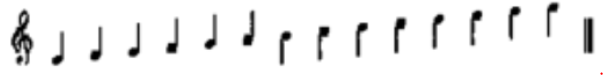
#> input picture segtest.PNG, 603 x 75 px; its folder holds only this picture in this run
$ python -i fix_orientation.py   (imports and definitions only)   (older library calls are emulated)
#> lines starting #> are read from the running program, lines starting #| are printed output that depends on the picture; after the words box and inside, x2 and y2 are one past the last pixel; in counts of white or black regions, pixels touching at a corner belong together
### Binarization.py
import cv2
import numpy as np
from debug_utils import *
from skimage.filters import (threshold_otsu, threshold_niblack,
                             threshold_sauvola)


def AdaptiveThresholding(img,method=0):

    w,h = img.shape[:2]
    blockSize = max(w,h)
    blockSize = int(blockSize *0.03)

    if blockSize % 2 == 0:
        blockSize += 1

    debug_print("blockSize " + str(blockSize))

    if(method == 0):
        outputImg = cv2.adaptiveThreshold(img,255,cv2.ADAPTIVE_THRESH_MEAN_C,cv2.THRESH_BINARY,blockSize,8)
    elif(method == 1):
        outputImg = cv2.adaptiveThreshold(img,255,cv2.ADAPTIVE_THRESH_GAUSSIAN_C,cv2.THRESH_BINARY,blockSize,8)
    elif(method == 2):
        outputImg = img > threshold_niblack(img, blockSize, k=0.8)
    elif(method == 3):
        outputImg = img > threshold_sauvola(img, blockSize)

    return outputImg

# [5 lines left out: function GlobalThresholding, not called in this run]

### debug_utils.py
import cv2
import matplotlib.pyplot as plt
import numpy as np
from skimage.exposure import histogram
from matplotlib.pyplot import bar
import io_utils

args = io_utils.get_command_line_args()
__DEBUG__ = args.debug


def debug_imshow(image, title=None):
    if __DEBUG__:
        if title is not None:
            cv2.imshow(f"DEBUG: {title}", image)
        else:
            cv2.imshow("DEBUG", image)
        cv2.waitKey()


def debug_print(*args, sep=' ', end='\n'):
    if __DEBUG__:
        print(*args, sep=sep, end=end, flush=True)


# Show the figures / plots inside the notebook
# [27 lines left out: functions debug_show_images, debug_show_histogram, not called in this run]

### io_utils.py
import argparse
import os
import cv2
import numpy as np


def get_command_line_args():
    args_parser = argparse.ArgumentParser()
    args_parser.add_argument('input_path', help="Input Directory Containing Images, Or Image Filename")
    args_parser.add_argument('output_path', help="Output Directory, Or Output Filename")
    args_parser.add_argument("-d", "--debug", help="Enable Debug Mode", default=False, action="store_true")
    return args_parser.parse_args()


# [60 lines left out: functions get_filenames, write_image, clear_text_file, write_file, convert_extension, write_line_file and 1 more, not called in this run]

### fix_orientation.py
import numpy as np
import cv2
import math
import Binarization
from debug_utils import *


# Fixing Orientation Step (Fixing Rotation and Perspective and Crop)
def fix_orientation(original_image: np.ndarray) -> np.ndarray:
    is_binary_image = __is_binary_image(original_image)

    img = Binarization.AdaptiveThresholding(original_image.copy(), method=3)
    if img.dtype == np.bool:
        img = img.astype(np.uint8) * 255

    debug_imshow(img)

    img = cv2.bitwise_not(img)
    img = remove_noise(img)
    top, bottom, left, right = __get_cropping_rectangle(img)
    img = img[top:bottom, left:right]
    original_image = original_image[top:bottom, left:right]

    debug_imshow(img)

    angle_hough = __get_rotation_angle_hough(img)

    if is_binary_image and abs(angle_hough) <= 2:
        return original_image

    angle = (abs(__get_rotation_angle(img)) + abs(angle_hough)) / 2
    angle = -angle if (angle_hough < 0) else angle

    debug_print(angle)

    average_color = __get_average_color(original_image)
    debug_print("average color: ", average_color)
    img_rotated = __rotate_image(img, angle)
    original_img_rotated = __rotate_image(original_image, angle, average_color)
    debug_imshow(original_img_rotated)

    top, bottom, left, right = __get_cropping_rectangle(img_rotated)
    img_rotated = img_rotated[top:bottom, left:right]
    original_img_rotated = original_img_rotated[top:bottom, left:right]
    (height, width) = img_rotated.shape
    debug_imshow(original_img_rotated)

    transformation_matrix = __get_perspective_transformation_matrix(img_rotated)
    img_perspective = cv2.warpPerspective(original_img_rotated, transformation_matrix, (width, height),
                                          flags=cv2.WARP_FILL_OUTLIERS, borderMode=cv2.BORDER_CONSTANT,
                                          borderValue=average_color)

    debug_imshow(img_perspective)

    return img_perspective


def remove_noise(binary_image: np.ndarray) -> np.ndarray:
    filter_size = int(np.mean(binary_image.shape) // 10)
    filter_size = filter_size + 1 if (filter_size % 2 == 0) else filter_size

    img = cv2.dilate(binary_image, (filter_size, filter_size), iterations=15)
    debug_imshow(img)
    n, img = cv2.connectedComponents(img, connectivity=8, ltype=cv2.CV_16U)

    unique, count = np.unique(img, return_counts=True)
    # Find index of max element except the background (backgrounds is always 0)
    # Added 1 to compensate removing the background
    max = np.argmax(count[1:]) + 1

    max_elements = []
    for i in range(1, n):
        i_max = count[i] / count[max]
        if i_max >= 0.25:
            max_elements.append(unique[i])

    img[np.isin(img, max_elements)] = 1 << 15  # img is uint16

    binary_image[img != 1 << 15] = 0
    return binary_image


def __is_binary_image(img: np.ndarray) -> bool:
    unique, count = np.unique(img, return_counts=True)
    count_0 = np.sum(count[unique <= 20])
    count_255 = np.sum(count[unique >= 235])
    return (count_0 + count_255) / img.size >= 0.9


def __get_average_color(img: np.ndarray):
    return np.mean(img)


# [21 lines left out: function __rotate_image, not called in this run]


def __get_line_length(line):
    x1, y1, x2, y2 = np.array(line.copy()).flatten()
    return math.sqrt((x2 - x1) ** 2 + (y2 - y1) ** 2)


# Get Line's slope angle in degrees
# [159 lines left out: functions __get_line_angle, __get_bounding_lines, __sort_boundary_lines, __get_boundary_points, __get_intersection, __any_point_outside_image and 5 more, not called in this run]


# Remove Extreme and Odd Values (Outliers) From The Array
def __reject_outliers(arr: np.ndarray) -> np.ndarray:
    return arr[abs(arr - np.mean(arr)) <= 1.2 * np.std(arr)]


# [23 lines left out: functions __get_rotation_angle_hough, __get_rotation_angle, not called in this run]

>>> import cv2
>>> picture = cv2.imread('segtest.PNG')
#> picture is the input picture: shape (75, 603, 3); mean B, G, R 238, 238, 238
>>> result = fix_orientation(picture)
#> in __is_binary_image, `unique, count = np.unique(img, return_counts=True)`: unique = 256 values from 0 to 255; count = 256 values, max 112905 at index 255, min 15 at index 146, mean 530
#> in __is_binary_image, `count_0 = np.sum(count[unique <= 20])`: count_0 = 1934
#> in __is_binary_image, `count_255 = np.sum(count[unique >= 235])`: count_255 = 118937
#> in fix_orientation, `is_binary_image = __is_binary_image(original_image)`: is_binary_image = False
#> in AdaptiveThresholding, `outputImg = img > threshold_sauvola(img, blockSize)`:
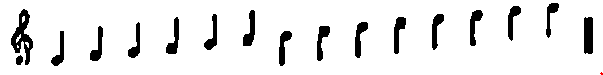
#> outputImg: shape (75, 603, 3) bool; mean of channels 0, 1, 2 0.911, 0.911, 0.911; drawn as B, G, R
#> in fix_orientation, `img = cv2.bitwise_not(img)`:
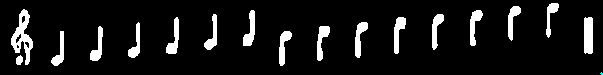
#> img: shape (75, 603, 3); mean of channels 0, 1, 2 22.7, 22.7, 22.6; drawn as B, G, R
#> in remove_noise, `img = cv2.dilate(binary_image, (filter_size, filter_size), iterations=..`:
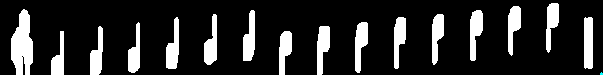
#> img: shape (75, 603, 3); mean of channels 0, 1, 2 41.1, 41.1, 41.1; drawn as B, G, R
#> (the run stopped early here; a loop or call above may not have finished)
